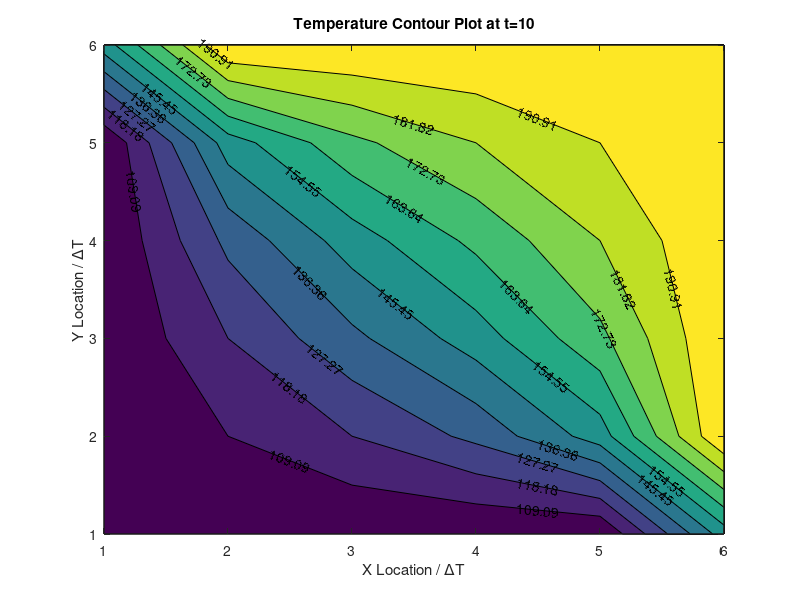

Here is the MATLAB script that generated this plot: (Note: this script raises an error after producing the figure.)
close all; clear all; clc;

% variables
xmax = 1; % side of square
ymax = 1; % side of square
tmax = 10; % 10 second time limit
N = 5; % determines grid size (resolution)
n = N+1;
alpha = 1;
gamma = 0.25; % CFL number
dx = xmax/N; % change in x (space)
dy = ymax/N; % change in y (space)
dt = (gamma * dx^2) / alpha; % time step

x_list = []; % list for x-values
y_list = []; % list for y-values
t_list = []; % list for time values

x_range = xmax/dx + 1; % range of x-values
y_range = ymax/dy + 1; % range of y-values
t_range = tmax/dt + 1; % range of time values

for i = 1:t_range
    t_list(end+1) = i-1; % adds an integer to the time list
    x_list(end+1) = i-1; % adds an integer to the x-list
end

temp = zeros(n, n, 1); % creates a 3-D matrix for scheme (i,j,k)

% initial conditions
for k = 1:2
    if k > 1 % if k is not the initial time matrix
        temp(:,:,k) = temp(:,:,k-1); % sets the next time matrix equal to the previous time matrix
    end

    for i = 1:n
        for j = 1:n
            temp(i,j,1) = 100; % sets initial temperature values everywhere to 100
            if j == n
                temp(i,j,2) = 200; % right side of square at 200 degrees for t=1
            end
            if i == n
                temp(i,j,2) = 200; % top side of square at 200 degrees for t=1
            end
        end
    end
end

% Unsteady 2-D heat conduction function
conduct = @(T_n_i_j, T_n_ip1_j, T_n_in1_j, T_n_i_jp1, T_n_i_jn1, g) T_n_i_j + gamma*(T_n_ip1_j - 2*T_n_i_j + T_n_in1_j) + gamma*(T_n_i_jp1 - 2*T_n_i_j + T_n_i_jn1);

% numerical scheme (3-nested for loop)
for k = 2:t_range
    if k > 2
        temp(:,:,k) = temp(:,:, k-1); % sets current values to previous values for this time step calculations
    end

    for i = 2:n-1 % keeps bottom row at 100
        for j = 2:n-1 % keeps left column at 100
            % placeholder variables
            a = i-1;
            b = i+1;
            c = j-1;
            d = j+1;
            % function to get new temperature values
            temp_new = conduct(temp(i,j,k-1), temp(b,j,k-1), temp(a,j,k-1), temp(i,d,k-1), temp(i,c,k-1), gamma);
            temp(i,j,k) = temp_new; % puts the calculated value into temperature matrix
            % setting corner values to 150 (median value between 100 and 200)
            temp(1,end,k) = 150;
            temp(end,1,k) = 150;
        end
    end
end

% changing the x, y, and t lists to the correct values for the plots
x_list2 = x_list * dx;
y_list2 = y_list * dy;
t_list2 = t_list * dt;

% Contour plot
figure()
contourf(temp(:,:,end)) % plots the temperature contour at t=10
[contourplot, h] = contourf(temp(:,:,end));
clabel(contourplot, h) % labels the temperature of each contour line
title('Temperature Contour Plot at t=10')
xlabel('X Location / \DeltaT')
ylabel('Y Location / \DeltaT')

% Temperature vs Time plots
figure()
tiledlayout(2,1)

% matrix temperaeture locations
x1 = 0.4/dx;
y1 = 0.4/dy;
x2 = 0.8/dx;
y2 = 0.8/dy;

plot1 = []; % empty list for first plot location
plot2 = []; % empty list for second plot location
for i = 1:t_range
    plot1(i) = temp(x1, y1, i); % puts all the temps at (0.4, 0.4) into the same list
    plot2(i) = temp(x2, y2, i); % puts all the temps at (0.4, 0.4) into the same list
end

% temperature vs time at (0.4,0.4)
nexttile
hold on
plot(t_list2, plot1)
title('Temperature vs Time at (x,y) = (0.4,0.4)')
xlabel('Time (sec)')
ylabel('Temperature (^\circC)')
hold off

% temperature vs time at (0.8,0.8)
nexttile
hold on
plot(t_list2, plot2)
title('Temperature vs Time at (x,y) = (0.8,0.8)')
xlabel('Time (sec)')
ylabel('Temperature (^\circC)')
hold off





